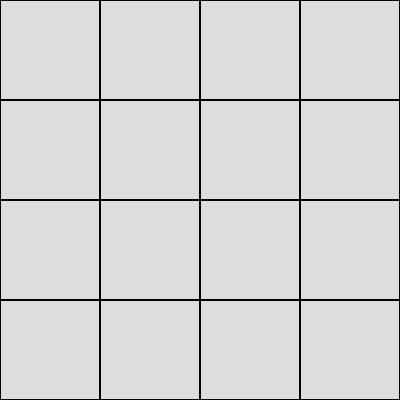
Frame 1 (no input)
Frame 60 (no input): identical to frame 1, image omitted
Frame 120 (the mouse pressed at the canvas centre since frame 60): identical to frame 1, image omitted

The p5.js sketch that drew this single still picture (run headless with seeded random() and noise() and a simulated clock; from frame 60 on, the mouse is pressed at the canvas centre):

// p5.js sketch
// ── sketch.js
// Project Title = 2048
// Iftemum Al Raian
// 10/16/20
// this is not an original idea. help was taken from codingtrain.com


let grid;

//2d array grid created so that it can be called when needed
function blankGrid(){
  return [
    [0,0,0,0],
    [0,0,0,0],
    [0,0,0,0],
    [0,0,0,0]

  ];
}

function setup() {
  createCanvas(400, 400);
  grid = blankGrid();
}

// pick random 0 and add 2 or 4
function addNumber() {
  let options = [];
  for (let i = 0; i < 4; i++) {
    for (let j = 0; j < 4; j++) {
      if (grid[i][j] === 0) {
        options.push({
          x: i,
          y: j
        });
      }
    }
  }

  if (options.length > 0);
  let spot = random(options);
  let r = random(1);
  if (r>0.5){
    grid[spot.x][spot.y] == 2 || grid[spot.x][spot.y]== 4;

}
}

function compare(a, b){
  for (let i = 0; i<4; i++){
    for(let j = 0; j<4; j++){
      if (a[i][j] != b[i][j]){
        return true;
      }
    }
  }
  return false;
}

function copyGrid(grid){
  let extra = blankGrid();
    
  
  for (let i = 0; i <4; i++){
    for(let j = 0; j<4; j++){
      extra[i][j] = grid[i][j];
    }
  }
  return extra;
}

function flipGrid (grid) {
  for (let i = 0; i< 4;  i++){
    grid[i].reverse();
  }
  return grid;
}

function rotateGrid (grid) {
  let newGrid = blankGrid();
  for (let i = 0; i< 4;  i++){
    for (let j = 0; j<4; j++){
      newGrid[i][j] = grid[j][i];

      
    }
  }
  return newGrid;
}

function keyPressed(){
  let flipped = false;
  let rotated = false;
  let played = true;
  if(keyCode === DOWN_ARROW){
    

  }
  else if(keyCode === UP_ARROW){
    grid =  flipGrid(grid);
    flipped = true;

  
  }
  else if(keyCode === RIGHT_ARROW){
    grid = rotateGrid(grid);
    rotated = true;
 
  }
  else if (keyCode === LEFT_ARROW){
    grid = rotateGrid(grid);
    grid = flipGrid(grid);
    rotated = true;
    flipped = true;

  
  }else{
    played = false;
  }

    if(played) {
    let past = copyGrid(grid);
    for (let i = 0; i<4; i++){
      grid[i] = operate(grid[i]);
    }
    let changed = compare(past,grid);

    if (flipped){
      grid =  flipGrid(grid);
    }

    if (rotated) {
      grid = rotateGrid(grid);
      grid = rotateGrid(grid);
      grid = rotateGrid(grid);

    }
    
    
    
    if (changed){
      addNumber();

    }
    }

}

function operate(row){
  row = slide(row);
  row = combine(row);
  row = slide(row);
  return row;
}



function draw() {
  background(220);
  displayGrid();


  
    
}

// 2048 grid is created
function displayGrid() {
  let w = 100;
  for (let i = 0; i < 4; i++) {
    for (let j = 0; j < 4; j++) {
      noFill();
      strokeWeight(2);
      stroke(0);
      rect(i*w, j*w, w,w);
      let val = grid[i][j];
      if (grid[i][j] != 0){
        textAlign(CENTER,CENTER);
        textSize(64);
        fill(0);
        noStroke();
        text (val,i*w+w/2,j*w+w/2);

      }


      

      }
    }
  }



// makes numbers in the array that are not zero slide in one direction
function slide(row) {
  let arr = row.filter(x=>digit); //keeps everything that is not 0 in the same order
  let missing = 4 - arr.length;
  let zeros = Array(missing).fill(0);
  arr = zeros.concat(arr);
  return arr;
}


// looping from the back and check if the last two are the same and then add
function combine(){
  for (let i = 3; i>=0;i--){
    let a = row[i];
    let b = row[i-1];
    if(a==b){
      row[i] = a + b;
      row[i-1] = 0;
    }

  }
  return row;
}
